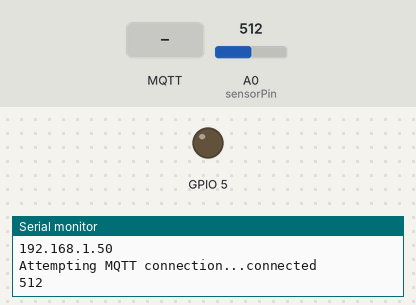
A sketch run on a simulated ESP8266 (NodeMCU). Parts: output pins drawn as LEDs (lit = HIGH), the last lines printed to the serial monitor. The test bench sets the inputs (shaded band); at power-on: A0 (sensorPin) = 512. WiFi joins after 1.5 s; servers stay silent unless stated; no MQTT or app messages arrive unless stated.

Above: at 2.7 s.
2.8 s: MQTT message "ON" arrives on the first subscribed topic
At 3.6 s:
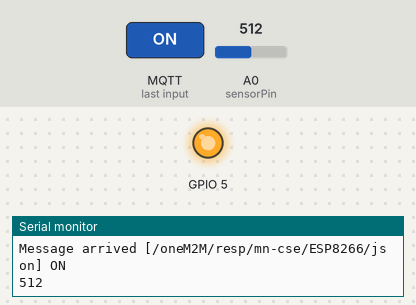
4.3 s: MQTT message "OFF" arrives on the first subscribed topic
At 4.7 s:
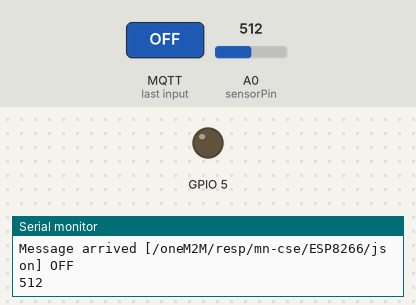
Timing chart, 0 to 7.3 s (numbered marks = the images above; inputs shaded):
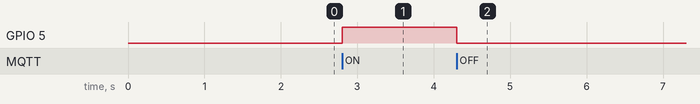

Measured:
- after the input at 2.8 s, GPIO 5: LOW → HIGH at once
- after the input at 4.3 s, GPIO 5: HIGH → LOW at once

The sketch:

code_cam_bien_mqtt.ino
```cpp
#include <ESP8266WiFi.h>
#include <PubSubClient.h>
#include "Timer.h"


const char* ssid = "........................";
const char* password = "86868686";

const char* mqtt_server = "192.168.1.219";


WiFiClient espClient;
PubSubClient client(espClient);

int sensorPin = A0; // select the input pin for LDRf128jr
int sensorValue = 0; // variable to store the value coming from the sensor

Timer t;

void setup_wifi() {

  delay(10);
  Serial.println();
  Serial.print("Connecting to ");
  Serial.println(ssid);

  WiFi.begin(ssid, password);

  while (WiFi.status() != WL_CONNECTED) {
    delay(500);
    Serial.print(".");
  }

  randomSeed(micros());

  Serial.println("");
  Serial.println("WiFi connected");
  Serial.println("IP address: ");
  Serial.println(WiFi.localIP());
}

void callback(char* topic, byte* payload, unsigned int length) {
  Serial.print("Message arrived [");
  Serial.print(topic);
  Serial.print("] ");
  /*
  for (int i = 0; i < length; i++) {
    Serial.print((char)payload[i]);
  }
*/
  String req = (char*)payload;

  Serial.println(req);
   // Switch the LED state according to the received value
  if (req.indexOf("ON") != -1) {
    digitalWrite(5, 1);
  } else if (req.indexOf("OFF") != -1) {
    digitalWrite(5, 0);
  }
    else if (req.indexOf("true") !=-1) {
      Serial.println("Dang ky thanh cong");
      }
    else {
    Serial.println("Ban tin dang khac");
//    client.stop();
    return;
  }

}

void reconnect() {
  // Loop until we're reconnected

}

void setup() {
  Serial.begin(115200);
  setup_wifi();

   // Configure pin 5 for LED control
  pinMode(5, OUTPUT);
  digitalWrite(5, 0);

  client.setServer(mqtt_server, 1883);
  client.setCallback(callback);

   while (!client.connected()) {
    Serial.print("Attempting MQTT connection...");
    String clientId = "Hello500ae";
  //  clientId += String(random(0xffff), HEX);
    if (client.connect(clientId.c_str())) {
      Serial.println("connected");
      client.subscribe("/oneM2M/resp/mn-cse/ESP8266/json");
      client.publish("/oneM2M/req/ESP8266/mn-cse/json", "{\"m2m:rqp\":{\"m2m:fr\":\"admin:admin\",\"m2m:to\":\"/mn-cse/mn-name\",\"m2m:op\":1,\"m2m:rqi\": 123456,\"m2m:pc\":{\"m2m:ae\":{\"rn\":\"ESP8266\",\"api\":\"app-sensor\",\"rr\":\"false\"}},\"m2m:ty\":2}}");
  client.publish("/oneM2M/req/ESP8266/mn-cse/json","{ \"m2m:rqp\" : { \"m2m:fr\" : \"admin:admin\", \"m2m:to\" : \"/mn-cse/mn-name/ESP8266\", \"m2m:op\" : 1, \"m2m:rqi\": 123456, \"m2m:pc\": { \"m2m:cnt\" : { \"rn\": \"Luminosity\" } }, \"m2m:ty\": 3 } }");
client.publish("/oneM2M/req/ESP8266/mn-cse/json", "{ \"m2m:rqp\" : { \"m2m:fr\" : \"admin:admin\", \"m2m:to\" : \"/mn-cse/mn-name/ESP8266/Luminosity\", \"m2m:op\" : 1, \"m2m:rqi\": 123456, \"m2m:pc\": { \"m2m:cin\" : { \"cnf\": \"message\", \"con\": 0 } }, \"m2m:ty\": 4 } }");
  client.publish("/oneM2M/req/ESP8266/mn-cse/json","{ \"m2m:rqp\" : { \"m2m:fr\" : \"admin:admin\", \"m2m:to\" : \"/mn-cse/mn-name/ESP8266\", \"m2m:op\" : 1, \"m2m:rqi\": 123456, \"m2m:pc\": { \"m2m:cnt\" : { \"rn\": \"Led\" } }, \"m2m:ty\": 3 } }");
client.publish("/oneM2M/req/ESP8266/mn-cse/json", "{ \"m2m:rqp\" : { \"m2m:fr\" : \"admin:admin\", \"m2m:to\" : \"/mn-cse/mn-name/ESP8266/Led\", \"m2m:op\" : 1, \"m2m:rqi\": 123456, \"m2m:pc\": { \"m2m:cin\" : { \"cnf\": \"message\", \"con\": OFF } }, \"m2m:ty\": 4 } }");
client.publish("/oneM2M/req/ESP8266/mn-cse/json","{ \"m2m:rqp\" : { \"m2m:fr\" : \"admin:admin\", \"m2m:to\" : \"\/mn-cse\/mn-name\/ESP8266\/Led\", \"m2m:op\" : 1, \"m2m:rqi\": 123456, \"m2m:pc\": { \"m2m:sub\" : { \"rn\": \"sub_test1\", \"enc\": { \"net\": [3] }, \"nu\": [\"\/ESP8266\"], \"nct\": 1 } }, \"m2m:ty\": 23 } }");
  t.every(100 * 10, push);
    } else {
      Serial.print("failed, rc=");
      Serial.print(client.state());
      Serial.println(" try again in 5 seconds");
      delay(5000);
    }
  }

}

void loop() {
t.update();
  if (!client.connected()) {
    reconnect();
  }
  client.loop();
     // client.publish("/oneM2M/req/AE/mn-cse/json", "{ \"m2m:rqp\" : { \"m2m:fr\" : \"admin:admin\", \"m2m:to\" : \"/mn-cse/mn-name/ESP8266/DATA\", \"m2m:op\" : 1, \"m2m:rqi\": 123456, \"m2m:pc\": { \"m2m:cin\" : { \"cnf\": \"message\", \"con\": \"10\" } }, \"m2m:ty\": 4 } }");
}
void push() {
  sensorValue = analogRead(sensorPin);
  Serial.println(sensorValue);
  String ValueSensor = String(sensorValue);
  String data=String()+ "{ \"m2m:rqp\" : { \"m2m:fr\" : \"admin:admin\", \"m2m:to\" : \"/mn-cse/mn-name/ESP8266/Luminosity\", \"m2m:op\" : 1, \"m2m:rqi\": 123456, \"m2m:pc\": { \"m2m:cin\" : { \"cnf\": \"message\", \"con\":" + sensorValue + "} }, \"m2m:ty\": 4 } }";
  client.publish("/oneM2M/req/ESP8266/mn-cse/json",data.c_str());
  client.publish("hello_world",ValueSensor.c_str());
   //  client.publish("/oneM2M/req/AE/mn-cse/json", "{ \"m2m:rqp\" : { \"m2m:fr\" : \"admin:admin\", \"m2m:to\" : \"/mn-cse/mn-name/ESP8266/DATA\", \"m2m:op\" : 1, \"m2m:rqi\": 123456, \"m2m:pc\": { \"m2m:cin\" : { \"cnf\": \"message\", \"con\": \"20\" } }, \"m2m:ty\": 4 } }");

}
```
